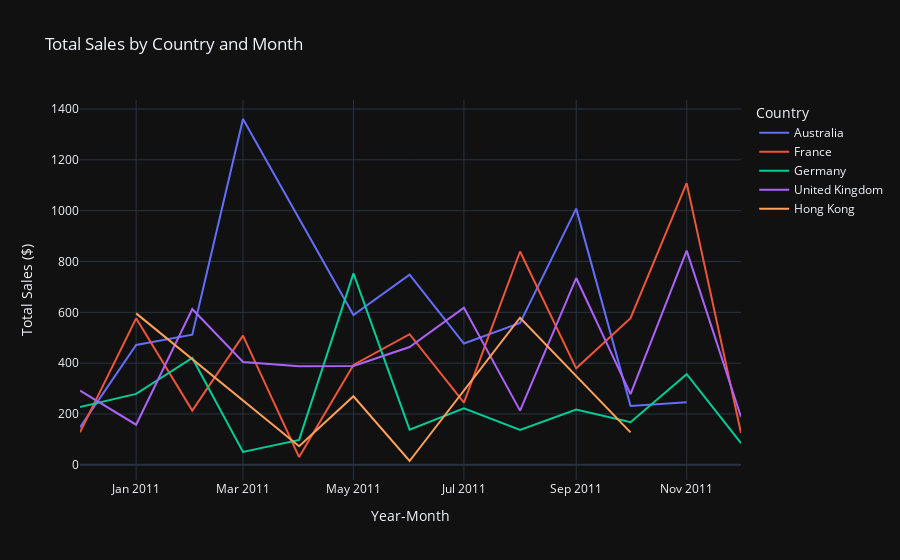

Write notebook code for a chart like this one.
### Code cell
# Determine the total sales by month and country
ecom_sales_total = ecom_sales.groupby(['Year-Month','Country'])['OrderValue'].agg('sum').reset_index(name='Total Sales ($)')
#print(ecom_sales_total)

# Create the line graph
line_graph = px.line(
  # Set the appropriate DataFrame and title
  data_frame=ecom_sales_total, title='Total Sales by Country and Month', 
  # Set the x and y arguments
  x='Year-Month', y='Total Sales ($)',
  # Ensure a separate line per country
  color='Country')

line_graph.show()

### Figure 1 — Plotly figure (JSON) as saved in the notebook; plotly's stock layout.template omitted (floating-point values rounded to 4 significant figures)
{"data": [{"hovertemplate": "Country=Australia<br>Year-Month=%{x}<br>Total Sales ($)=%{y}<extra></extra>", "legendgroup": "Australia", "line": {"color": "#636efa", "dash": "solid"}, "marker": {"symbol": "circle"}, "mode": "lines", "name": "Australia", "orientation": "v", "showlegend": true, "x": ["2010-12", "2011-01", "2011-02", "2011-03", "2011-05", "2011-06", "2011-07", "2011-08", "2011-09", "2011-10", "2011-11"], "xaxis": "x", "y": [147.5, 471.3, 511.9, 1361.0, 589.4, 748.0, 477.3, 558.2, 1008.0, 231.9, 245.8], "yaxis": "y", "type": "scatter"}, {"hovertemplate": "Country=France<br>Year-Month=%{x}<br>Total Sales ($)=%{y}<extra></extra>", "legendgroup": "France", "line": {"color": "#EF553B", "dash": "solid"}, "marker": {"symbol": "circle"}, "mode": "lines", "name": "France", "orientation": "v", "showlegend": true, "x": ["2010-12", "2011-01", "2011-02", "2011-03", "2011-04", "2011-05", "2011-06", "2011-07", "2011-08", "2011-09", "2011-10", "2011-11", "2011-12"], "xaxis": "x", "y": [128.3, 576.3, 213.6, 508.5, 30.3, 392.8, 514.0, 244.9, 839.3, 379.6, 577.1, 1108.0, 125.1], "yaxis": "y", "type": "scatter"}, {"hovertemplate": "Country=Germany<br>Year-Month=%{x}<br>Total Sales ($)=%{y}<extra></extra>", "legendgroup": "Germany", "line": {"color": "#00cc96", "dash": "solid"}, "marker": {"symbol": "circle"}, "mode": "lines", "name": "Germany", "orientation": "v", "showlegend": true, "x": ["2010-12", "2011-01", "2011-02", "2011-03", "2011-04", "2011-05", "2011-06", "2011-07", "2011-08", "2011-09", "2011-10", "2011-11", "2011-12"], "xaxis": "x", "y": [227.7, 279.1, 420.5, 50.55, 98.0, 753.3, 138.4, 222.0, 137.6, 217.3, 167.5, 356.8, 85.08], "yaxis": "y", "type": "scatter"}, {"hovertemplate": "Country=United Kingdom<br>Year-Month=%{x}<br>Total Sales ($)=%{y}<extra></extra>", "legendgroup": "United Kingdom", "line": {"color": "#ab63fa", "dash": "solid"}, "marker": {"symbol": "circle"}, "mode": "lines", "name": "United Kingdom", "orientation": "v", "showlegend": true, "x": ["2010-12", "2011-01", "2011-02", "2011-03", "2011-04", "2011-05", "2011-06", "2011-07", "2011-08", "2011-09", "2011-10", "2011-11", "2011-12"], "xaxis": "x", "y": [291.8, 157.8, 612.7, 404.5, 387.4, 389.0, 463.5, 618.1, 213.2, 734.9, 278.4, 842.8, 188.7], "yaxis": "y", "type": "scatter"}, {"hovertemplate": "Country=Hong Kong<br>Year-Month=%{x}<br>Total Sales ($)=%{y}<extra></extra>", "legendgroup": "Hong Kong", "line": {"color": "#FFA15A", "dash": "solid"}, "marker": {"symbol": "circle"}, "mode": "lines", "name": "Hong Kong", "orientation": "v", "showlegend": true, "x": ["2011-01", "2011-04", "2011-05", "2011-06", "2011-08", "2011-10"], "xaxis": "x", "y": [595.8, 73.1, 269.9, 15.0, 578.9, 127.6], "yaxis": "y", "type": "scatter"}], "layout": {"xaxis": {"anchor": "y", "domain": [0.0, 1.0], "title": {"text": "Year-Month"}}, "yaxis": {"anchor": "x", "domain": [0.0, 1.0], "title": {"text": "Total Sales ($)"}}, "legend": {"title": {"text": "Country"}, "tracegroupgap": 0}, "title": {"text": "Total Sales by Country and Month"}}}
